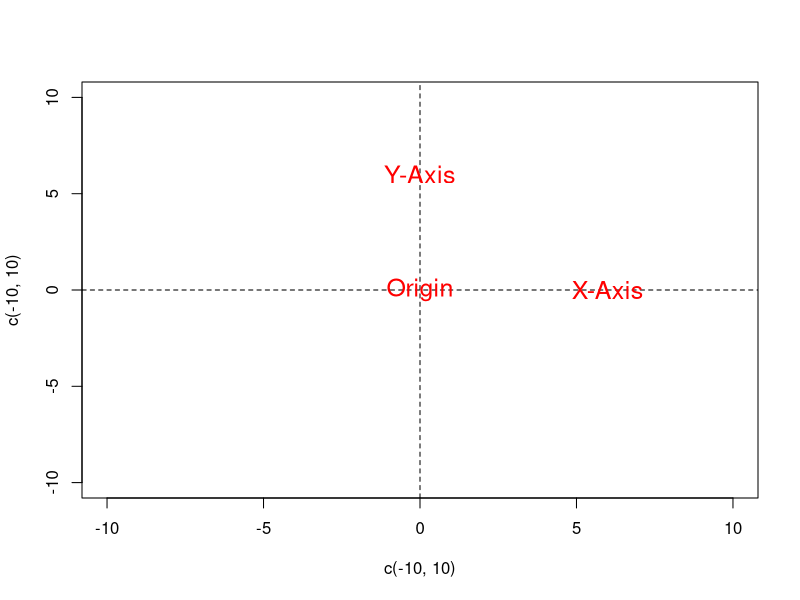
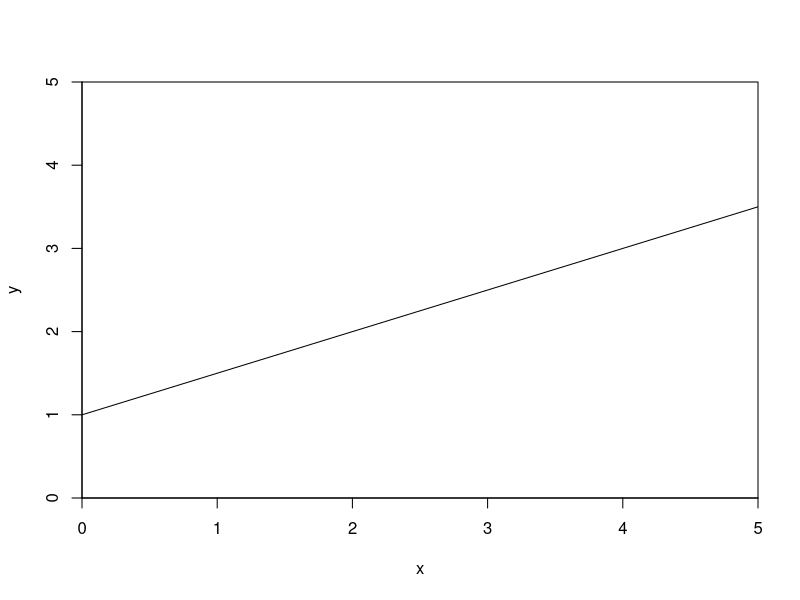
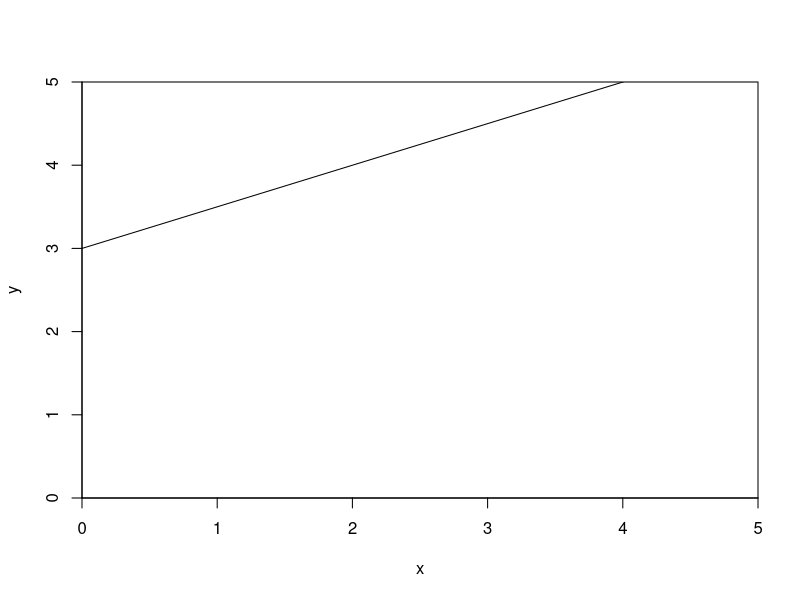
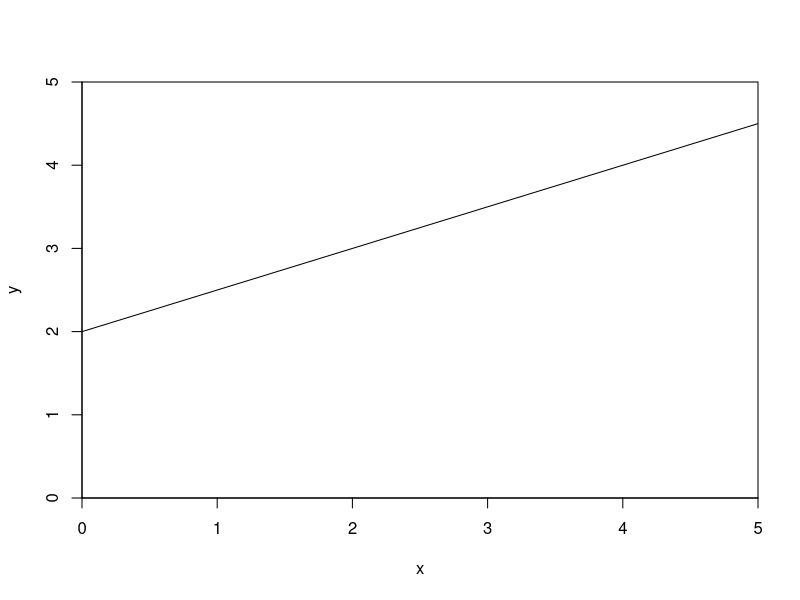
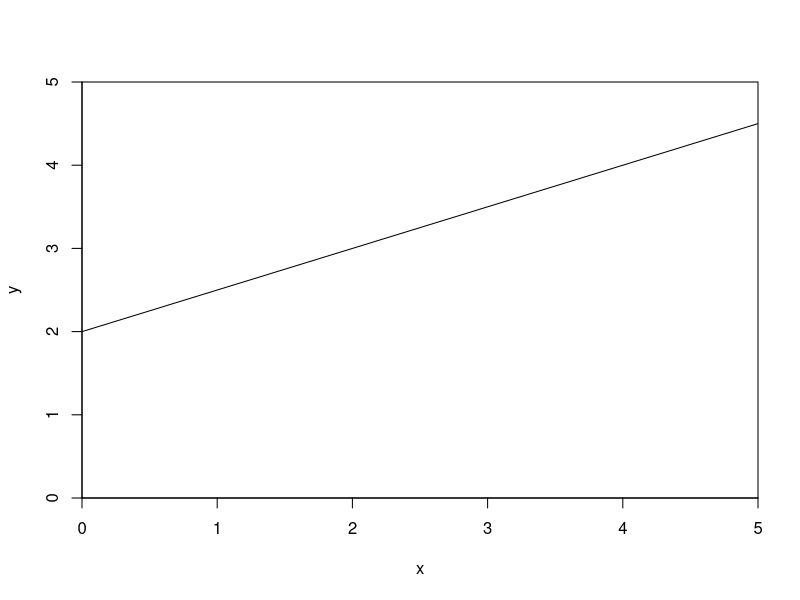
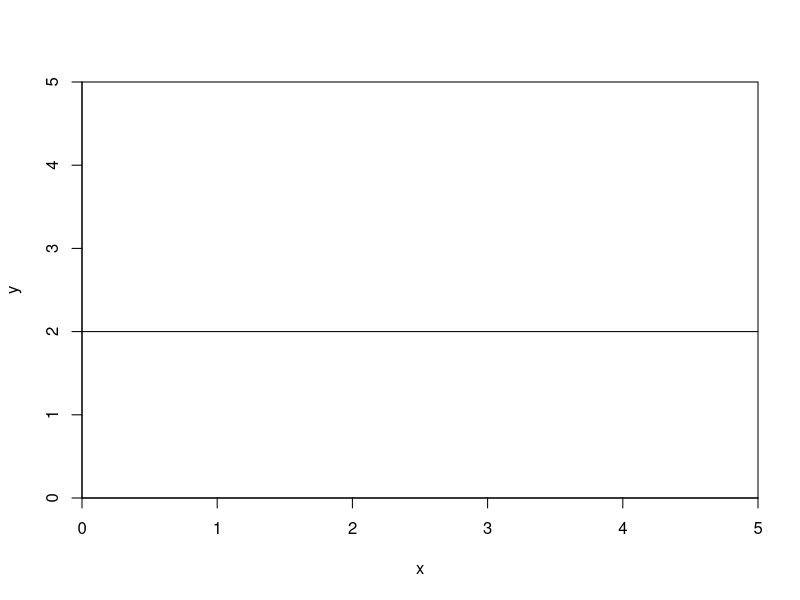
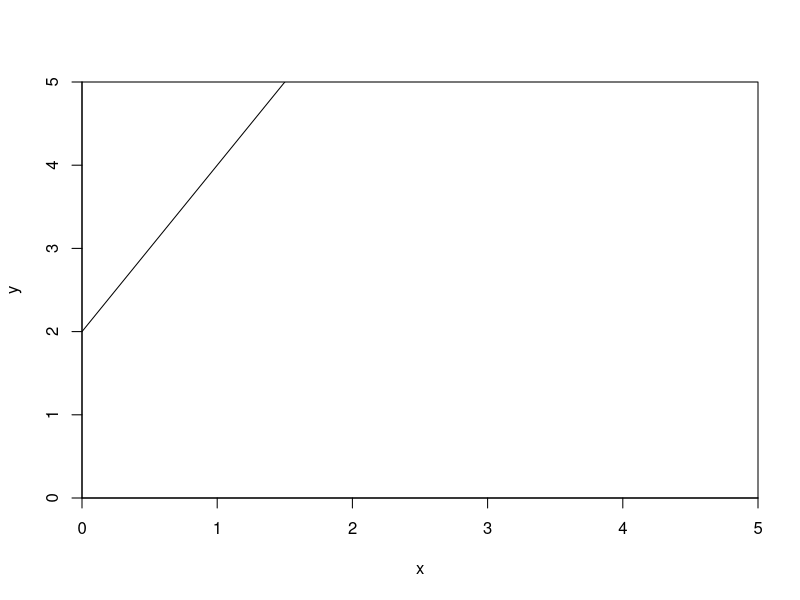
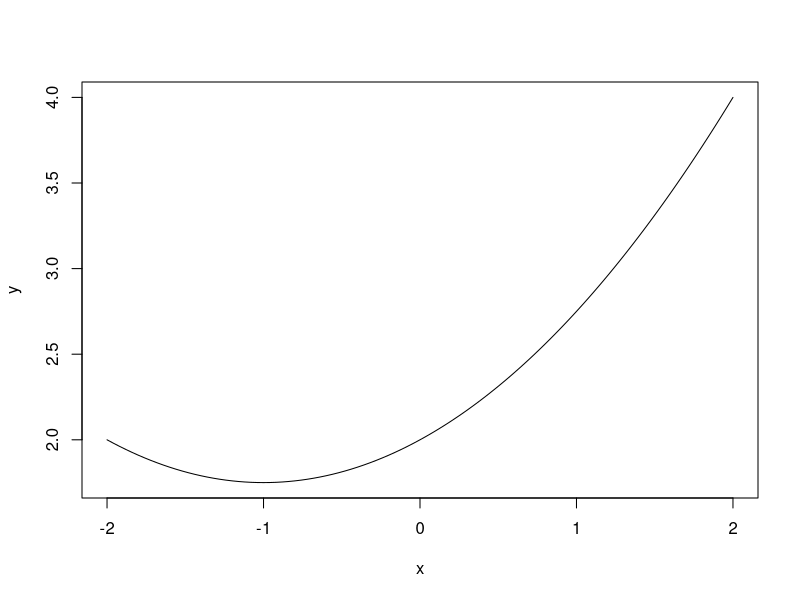

R code for these plots, in order:
## ---- chunk 1
#| include: false
options(width = 68)
knitr::opts_chunk$set(eval=TRUE, echo=TRUE, message=TRUE, warning=TRUE, dev = "svg",  dev.args=list(bg="transparent"))
## ---- chunk 2
x <- c(3, 4, 5) # Create x, a vector of length 3
x
## ---- chunk 3
x[3] # Get the third element of x
## ---- chunk 4
x[c(2,3)] # Get the second and third elements of x
## ---- chunk 5
(X <- matrix(c(6,1,4,2,9,8,3,5,0), nrow = 3))
## ---- chunk 6
X[3,2] # Third row, second column
## ---- chunk 7
X[3,c(2,1)] # Third row, second and first column
## ---- chunk 8
x <- c(7, 11, 11, 13, 26)
sum(x)
## ---- chunk 9
(1/length(x)) * sum(x) # Mean formula
## ---- chunk 10
mean(x) # Mean function is just a shortcut
## ---- chunk 11
sort(x)[(length(x) + 1) / 2]
## ---- chunk 12
median(x)
## ---- chunk 13
table(x)
## ---- chunk 14
table(x)[table(x) == max(table(x))] # Subsetting! # <1>
## ---- chunk 15
z <- c(2, 5, 3, 5, 95)
mean(z)
## ---- chunk 16
median(z)
## ---- chunk 17
(s2 <- sum((x - mean(x))^2) / (length(x) -1))
var(x)
## ---- chunk 18
sqrt(var(x))
sd(x)
## ---- chunk 19
#| fig.height = 5
plot(x=c(-10, 10), y=c(-10, 10), type="n")
abline(h=0, lty = "dashed")
abline(v=0, lty = "dashed")
text(x = c(0, 6, 0), y = c(0, 0, 6), labels = c("Origin", "X-Axis", "Y-Axis"), cex = 1.5, col = "red")
## ---- chunk 20
#| fig.height: 3.5
plot(c(0,5), c(0,5), type = "n", xlab = "x", ylab = "y", xaxs = "i", yaxs = "i")
abline(a = 1, b = 0.5)
## ---- chunk 21
#| fig.height: 3.5
plot(c(0,5), c(0,5), type = "n", xlab = "x", ylab = "y", xaxs = "i", yaxs = "i")
abline(a = 3, b = 0.5)
## ---- chunk 22
#| fig.height: 3.5
plot(c(0,5), c(0,5), type = "n", xlab = "x", ylab = "y", xaxs = "i", yaxs = "i")
abline(a = 2, b = 0.5)
## ---- chunk 23
#| fig.height: 3.5
plot(c(0,5), c(0,5), type = "n", xlab = "x", ylab = "y", xaxs = "i", yaxs = "i")
abline(a = 2, b = 0.5)
## ---- chunk 24
#| fig.height: 3.5
plot(c(0,5), c(0,5), type = "n", xlab = "x", ylab = "y", xaxs = "i", yaxs = "i")
abline(a = 2, b = 0)
## ---- chunk 25
#| fig.height: 3.5
plot(c(0,5), c(0,5), type = "n", xlab = "x", ylab = "y", xaxs = "i", yaxs = "i")
abline(a = 2, b = 2)
## ---- chunk 26
#| fig.height: 3.5
curve(2 + 0.5*x + 0.25*x^2, from = -2, to = 2, ylab = "y")
## ---- chunk 27
x <- 2
3 + x + 0.75*x^2
## ---- chunk 28
USArrests[1,] # First row
## ---- chunk 29
USArrests[1:5, c(2,3)] # First three rows, third and fourth column 
## ---- chunk 30
USArrests["California",]
## ---- chunk 31
head(USArrests[, c("Murder", "UrbanPop")])
## ---- chunk 32
USArrests[, "Murder"]
## ---- chunk 33
USArrests$Murder
## ---- chunk 34
str(USArrests)
## ---- chunk 35
USArrests$Murder[1:10]
## ---- chunk 36
USArrests[USArrests$Murder > 15, ]
## ---- chunk 37
USArrests$Murder > 15
## ---- chunk 38
c(1,2,3,4)[c(TRUE, FALSE, TRUE, FALSE)]
## ---- chunk 39
USArrests[USArrests$Murder > 15 & USArrests$Assault > 300, ]
## ---- chunk 40
USArrests[USArrests$Murder > 15 | USArrests$Assault > 300, ]
## ---- chunk 41
vector_w_missing <- c(1, 2, NA, 4, 5, 6, NA)
## ---- chunk 42
mean(vector_w_missing)
## ---- chunk 43
mean(vector_w_missing, na.rm=TRUE)
## ---- chunk 44
vector_w_missing == NA
## ---- chunk 45
is.na(vector_w_missing)
## ---- chunk 46
mean(vector_w_missing[!is.na(vector_w_missing)]) # <1>
